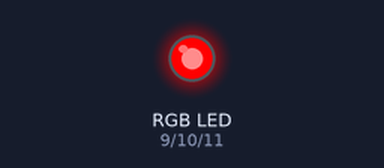
The sketch below on a simulated Arduino Uno, built with avr-gcc and run on an emulated ATmega328P. Parts: an RGB LED mixed from three pins (HIGH = lit). Dim RGB values are drawn brighter than linear.

Above: at 0.05 s.
At 1.6 s:
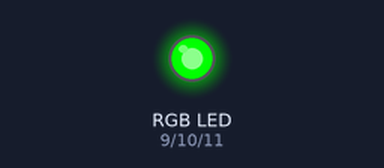
At 2.4 s:
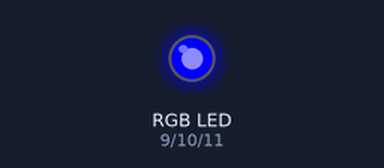
At 3.2 s:
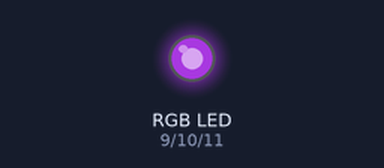
Timing chart, 0 to 7.4 s (numbered marks = the images above):
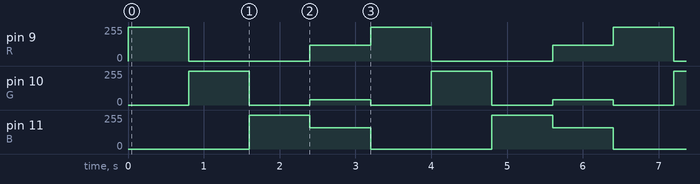

Measured:
- by itself, pin 9 (R): repeats every 3.2 s: 0/255 1.6 s, 120/255 0.80 s, 255/255 0.80 s
- by itself, pin 10 (G): repeats every 3.2 s: 0/255 0.80 s, 40/255 0.80 s, 0/255 0.80 s, 255/255 0.80 s
- by itself, pin 11 (B): repeats every 3.2 s: 160/255 0.80 s, 0/255 1.6 s, 255/255 0.80 s

The sketch:

01_rgb_blink.ino
```cpp
// RGB LED · 세 가지 빛 섞기
// 보드: Arduino Uno / 시리얼 모니터: 9600 baud
// USB를 뽑고 배선한 뒤, 아래 연결표와 코드의 핀 번호를 대조하세요.

const int R = 9, G = 10, B = 11; // ~ 표시 PWM 핀입니다.
const bool COMMON_ANODE = false; // 공통 -면 false. 공통 +형은 배선도 함께 바꿔야 합니다.
void color(byte red, byte green, byte blue) {
  analogWrite(R, COMMON_ANODE ? 255-red : red);
  analogWrite(G, COMMON_ANODE ? 255-green : green);
  analogWrite(B, COMMON_ANODE ? 255-blue : blue);
}
void setup() { pinMode(R, OUTPUT); pinMode(G, OUTPUT); pinMode(B, OUTPUT); }
void loop() {
  color(255,0,0); delay(800); // 빨강
  color(0,255,0); delay(800); // 초록
  color(0,0,255); delay(800); // 파랑
  color(120,40,160); delay(800); // 섞은 색
}
```
